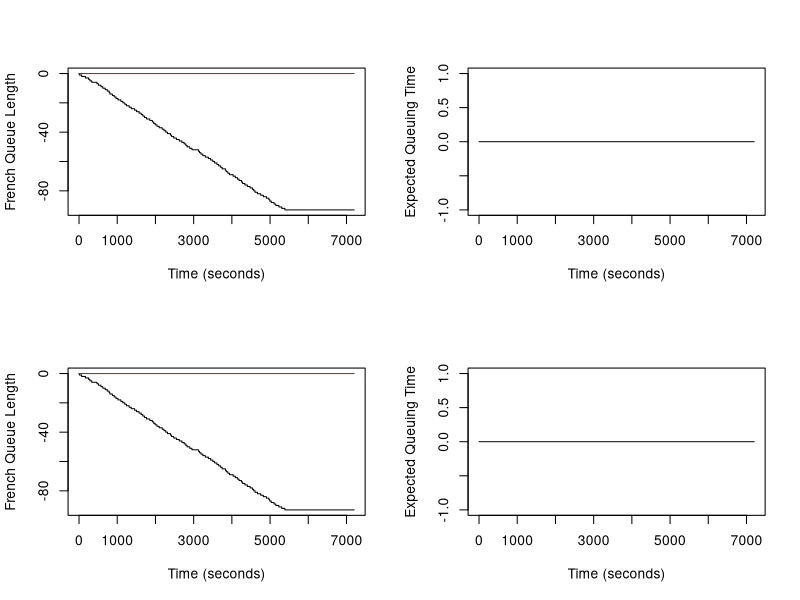

The R script that drew this image:
qsim <- function(mf, mb, a.rate, trb, trf, tmb, tmf, maxb) {

  set.seed(11)
  
  # Initialize state variables
  
  french_arrivals <- rep(0,mf)
  # Create a vector representing the number of cars waiting in each respective french queue
  french_queues <- rep(0,mf)
  # Create a vector corresponding to the processing time of the front car in each respective French queue
  # Initialize this at 0 to indicate that there is no processing time elapsed for any car in the queue
  french_times <- rep(0,mf)
  
  french_busy <- rep(0,mf)
  french_exit <- rep(0,mf)
  french_stuck <- rep(0,mf)
  
  # Do the same for the British queues and time 
  british_queues <- rep(0,mb)
  british_times <- rep(0,mb)
  
  british_busy <- rep(0,mb)
  british_exit <- rep(0,mb)
  british_available <- rep(1,mb)
  
  #Initialize the empty vectors 
  nf <- numeric()
  nb <- numeric()
  eq <- numeric() 
  
  for (t in 1:7200) {
    # Reset number of arrivals for both british and french
    french_arrivals <- rep(0,mf)
    british_arrivals <- rep(0,mf)
  
    # Generate Poisson arrivals only within the first 90 minutes
    if (t <= 5400) {  # 60x90mins = 5400s
      num_arrivals <- as.integer(runif(1) < a.rate)
      # Assign the num_arrivals to the shortest french queues using which.min
      ### update to arrival number at time t
      french_arrivals[which.min(french_queues)] <- num_arrivals
      # french_queues[which.min(french_queues)] <- french_queues[which.min(french_queues)] + french_arrivals
      
    }
    
    # For each individual queue at the French border
    # Processing cars from the french station to the British station 
    for (i in 1:mf) {
      
      # update busy
      if (french_times[i] > 1 || french_queues[i] > 0 || french_arrivals[i] == 1 || french_stuck[i] == 1){
        french_busy[i] <- 1
      }
      else{
        french_busy[i] <- 0
      }
      
      # update french queues length
      if (french_times[i] > 1 || french_stuck[i] == 1){
        french_queues[i] <- french_queues[i] + french_arrivals[i]
      }
      else if (french_exit[i] == 1){
        french_queues[i] <- french_queues[i] + french_arrivals[i] - french_exit[i]
      }
      
      # update service time
      
      if (french_times[i] > 1){
        french_times[i] <- french_times[i] - 1
      }
      else if (french_times[i] == 1 && french_stuck[i] == 0){
        french_times[i] <- round(runif(1, tmf, tmf+trf),0)
      }
      else{
        french_times[i] <- 0
      }
      
      # update exit and transfer to british arrivals
      
      if (french_times[i] == 1 && sum(british_available) > 0){
        french_exit[i] <- 1
        british_arrivals[which.min(british_queues)] <- french_exit[i]
      }
      else{
        french_exit[i] <- 0
      }
      
      # update stuck
      if (french_times[i] <= 1 && sum(british_available) == 0 && french_busy[i] == 1){
        french_stuck[i] <- 1
      }
      else if(french_times[i] <= 1 && sum(british_available) > 0 && french_busy[i] == 1){
        french_stuck[i] <- 0
        french_exit[i] <- 1
        british_arrivals[which.min(british_queues)] <- french_exit[i]
      }
      
      # british side
      # british_arrivals already at time t

     
      
      
      
      
      
      if (french_times[i] < 0) { # 
        french_times[i] <- 0 # Assign french time for each station to 0 
        # Condition checks if the total sum of all British queues is less than the total capacity 
        if(sum(british_queues) < (mb * maxb)) {
          # If condition met, a processed car in the french queue will move into the British queue
          # Need to check if the french car has actually been processed
          # Reduce the length for a selected French queue
          french_queues[i] <- french_queues[i] - 1
          # Store the indexes of British queues that are available 
          available_british <- which(british_queues < maxb)
          # Assign the processed french car to the shortest British queue
          # Do this by applying the which.min to the available British queues 
          # Finally, apply the index to obtain the shortest British queue
          target_british <- available_british[which.min(british_queues[available_british])]
          # Update the shortest British queue by 1
          british_queues[target_british] <- british_queues[target_british] + 1
          } 
      }
      
      # Condition 1: Check whether the french queue has cars waiting and
      # Condition 2: If the processing time for the front car in the queue has elapsed 
      # If both conditions are true, the French queue is not empty and the front car has been processed
      if (french_queues[i] > 0 && french_times[i] == 0) {
        # store a uniformly generated processing time for each car of the front car in each respective queue
        french_times[i] <- round(runif(1, tmf, tmf + trf), 0)
      }
    }
    
    # British station  
    # If the processing time for the front car in the British queue is less than 0 
    # Reset the processing time to 0 and remove one car from that queue  
    # Because it has already finished being processed 
    for (i in 1:mb) {
      if(british_times[i] < 0) {
        british_times[i] <- 0
        british_queues[i] <- british_queues[i]-1
      }
      
    # However, if the queue is not empty and the British time is equal to zero
    # apply a service time based on the uniform distribution 
      if (british_queues[i] > 0 && british_times[i] == 0) {
        british_times[i] <- round(runif(1,tmb, tmb + trb), 0)
      }
    }
    
    # Expected waiting time at the start of the French queue
    eq[t] <- sum(french_queues) * mean(french_times[french_times >= 0])
    
    # Record queue lengths
    nf[t] <- round(mean(french_queues),0)
    nb[t] <- round(mean(british_queues),0)
    
    
    # Update processing times
    for (i in 1:mf) {
      if (french_times[i] > 0){
        french_times[i] <- french_times[i] - 1
      }
    }
    
    for (i in 1:mb) {
      if (british_times[i] > 0){
        british_times[i] <- british_times[i] - 1
      }
    }
  }
  return(list(nf = nf, nb = nb, eq = eq))
}

sim <- qsim(mf=5,mb=5,a.rate=.1,trb=40,trf=40,tmb=30,tmf=30,maxb=20); sim
sim_40 <- qsim(mf=5,mb=5,a.rate=.1,trb=40,trf=40,tmb=40,tmf=30,maxb=20); sim_40

tail(sim_40$nf, n = 1000)

# Plot
# Set up a 2x2 grid for plots
par(mfrow = c(2, 2))  

# Plot 1: French and British queue lengths over time
plot(1:7200, sim$nf, type = "l", xlab = "Time (seconds)", ylab = "French Queue Length")
lines(1:7200, sim$nb, col = "red")
# legend("topright", legend = c("French Queue", "British Queue"), col = c("black", "red"), lty = 1)

# Plot 2: Expected queuing time over time
plot(1:7200, sim$eq, type = "l", xlab = "Time (seconds)", ylab = "Expected Queuing Time")

# Plot 3: French and British queue lengths over time
plot(1:7200, sim_40$nf, type = "l", xlab = "Time (seconds)", ylab = "French Queue Length")
lines(1:7200, sim_40$nb, col = "red")
# legend("topright", legend = c("French Queue", "British Queue"), col = c("black", "red"), lty = 1)

# Plot 4: Expected queuing time over time
plot(1:7200, sim_40$eq, type = "l", xlab = "Time (seconds)", ylab = "Expected Queuing Time")

